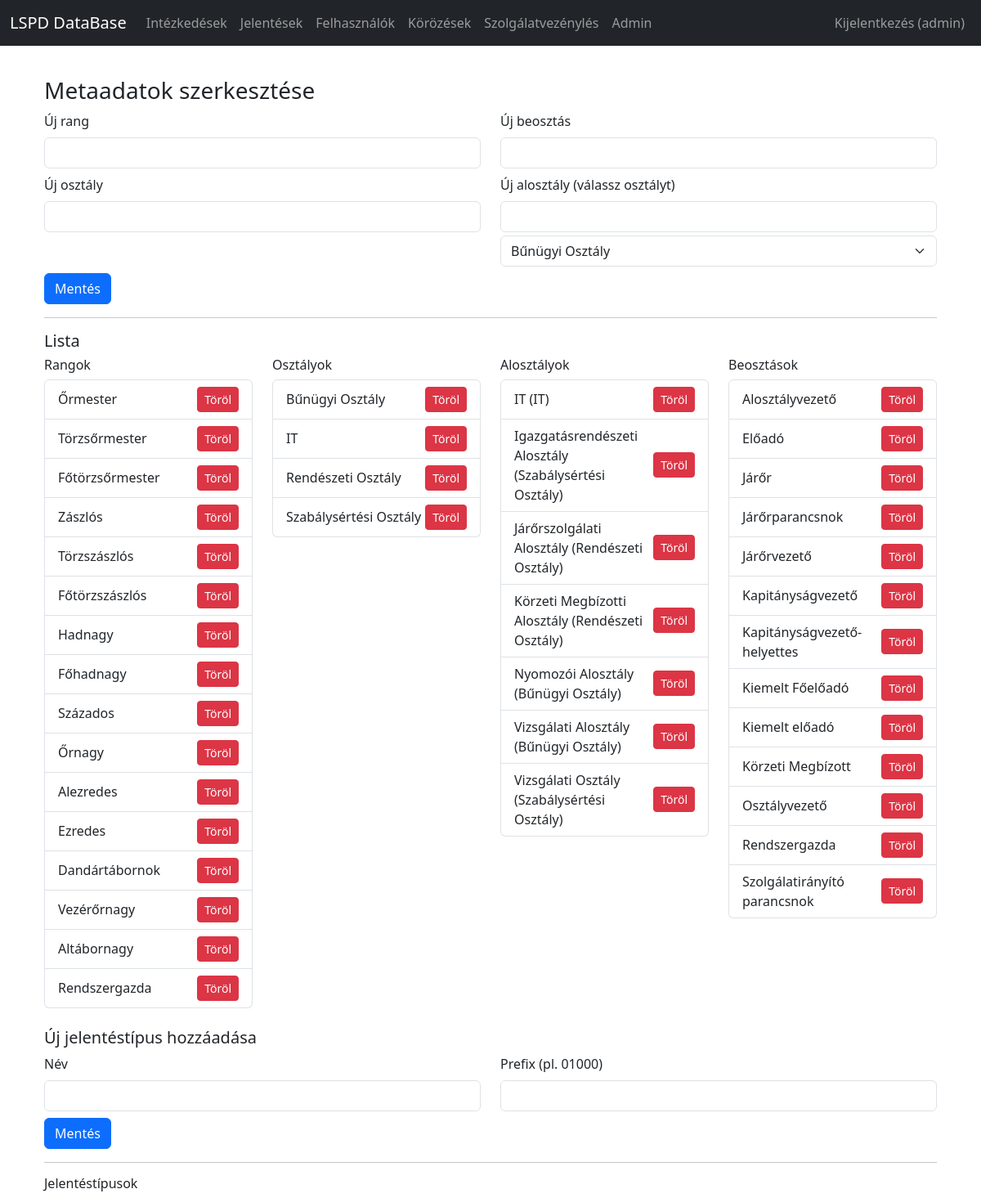
/admin/meta (signed in), run on the app's committed database.
### rendor_jelentes_app.py (models this page shows, shortened)
class User(db.Model, UserMixin):
    id = db.Column(db.Integer, primary_key=True)
    username = db.Column(db.String(80), unique=True, nullable=False)
    full_name = db.Column(db.String(120))
    password_hash = db.Column(db.String(200), nullable=False)
    role = db.Column(db.Enum(RoleEnum), default=RoleEnum.OFFICER, nullable=False)
    rank_id = db.Column(db.Integer, db.ForeignKey('rank.id'), nullable=True)
    rank = db.relationship('Rank')
    position_id = db.Column(db.Integer, db.ForeignKey('position.id'), nullable=True)
    position = db.relationship('Position')
    department_id = db.Column(db.Integer, db.ForeignKey('department.id'), nullable=True)
    department = db.relationship('Department')
    subdepartment_id = db.Column(db.Integer, db.ForeignKey('sub_department.id'), nullable=True)
    subdepartment = db.relationship('SubDepartment')
    email = db.Column(db.String(120))
    created_at = db.Column(db.DateTime, default=datetime.utcnow)
    def is_admin(self):
        return self.role == RoleEnum.ADMIN

class Rank(db.Model):
    id = db.Column(db.Integer, primary_key=True)
    name = db.Column(db.String(120), unique=True, nullable=False)

class Department(db.Model):
    id = db.Column(db.Integer, primary_key=True)
    name = db.Column(db.String(200), unique=True, nullable=False)
    subdepartments = db.relationship('SubDepartment', back_populates='department', cascade='all,delete-orphan')

class SubDepartment(db.Model):
    id = db.Column(db.Integer, primary_key=True)
    name = db.Column(db.String(200), nullable=False)
    department_id = db.Column(db.Integer, db.ForeignKey('department.id'))
    department = db.relationship('Department', back_populates='subdepartments')

class Position(db.Model):
    id = db.Column(db.Integer, primary_key=True)
    name = db.Column(db.String(120), nullable=False, unique=True)

### rendor_jelentes_app.py (the view, shortened to what this page needs)
@app.route('/admin/meta', methods=['GET','POST'])
@login_required
def admin_meta():
    if not (current_user.is_admin() or current_user.can_modify_department()):
        flash('Nincs jogosultságod módosítani a metaadatokat.', 'danger')
        return redirect(url_for('index'))
    ranks = Rank.query.order_by(Rank.id).all()
    departments = Department.query.order_by(Department.name).all()
    subdeps = SubDepartment.query.order_by(SubDepartment.name).all()
    positions = Position.query.order_by(Position.name).all()
    report_types = ReportType.query.order_by(ReportType.name).all()
    return render_template(
        'admin_meta.html',
        ranks=ranks,
        departments=departments,
        subdeps=subdeps,
        positions=positions,
        report_types=report_types
    )

### rendor_jelentes_app.py (called while the page is built)
@login_manager.user_loader
def load_user(user_id):
    return User.query.get(int(user_id))

### templates/admin_meta.html (shortened to what this page needs)
{% extends 'base.html' %}
{% block content %}
<div class="container mt-4">
    <h3>Metaadatok szerkesztése</h3>
    <form method="post" class="row gy-2">
        <div class="col-md-6">
            <label class="form-label">Új rang</label>
            <input name="rank_name" class="form-control">
        </div>
        <div class="col-md-6">
            <label class="form-label">Új beosztás</label>
            <input name="position_name" class="form-control">
        </div>
        <div class="col-md-6">
            <label class="form-label">Új osztály</label>
            <input name="department_name" class="form-control">
        </div>
        <div class="col-md-6">
            <label class="form-label">Új alosztály (válassz osztályt)</label>
            <input name="subdepartment_name" class="form-control mb-1">
            <select name="meta_department_id" class="form-select">
                {% for d in departments %}<option value="{{ d.id }}">{{ d.name }}</option>{% endfor %}
            </select>
        </div>
        <div class="col-12"><button class="btn btn-primary">Mentés</button></div>
    </form>
    <hr>
    <h5>Lista</h5>
    <div class="row">
        <div class="col-md-3">
            <h6>Rangok</h6>
            <ul class="list-group">
                {% for r in ranks %}
                <li class="list-group-item d-flex justify-content-between align-items-center">
                    {{ r.name }}
                    <a href="{{ url_for('admin_meta_delete', kind='rank', obj_id=r.id) }}" class="btn btn-sm btn-danger">Töröl</a>
                </li>
                {% endfor %}
            </ul>
        </div>
        <div class="col-md-3">
            <h6>Osztályok</h6>
            <ul class="list-group">
                {% for d in departments %}
                <li class="list-group-item d-flex justify-content-between align-items-center">
                    {{ d.name }}
                    <a href="{{ url_for('admin_meta_delete', kind='department', obj_id=d.id) }}" class="btn btn-sm btn-danger">Töröl</a>
                </li>
                {% endfor %}
            </ul>
        </div>
        <div class="col-md-3">
            <h6>Alosztályok</h6>
            <ul class="list-group">
                {% for s in subdeps %}
                <li class="list-group-item d-flex justify-content-between align-items-center">
                    {{ s.name }} ({{ s.department.name if s.department else '' }})
                    <a href="{{ url_for('admin_meta_delete', kind='subdepartment', obj_id=s.id) }}" class="btn btn-sm btn-danger">Töröl</a>
                </li>
                {% endfor %}
            </ul>
        </div>
        <div class="col-md-3">
            <h6>Beosztások</h6>
            <ul class="list-group">
                {% for p in positions %}
                <li class="list-group-item d-flex justify-content-between align-items-center">
                    {{ p.name }}
                    <a href="{{ url_for('admin_meta_delete', kind='position', obj_id=p.id) }}" class="btn btn-sm btn-danger">Töröl</a>
                </li>
                {% endfor %}
            </ul>
        </div>
    </div>
    <div class="col-12 mt-4">
        <h5>Új jelentéstípus hozzáadása</h5>
        <form method="post" class="row gy-2">
            <div class="col-md-6">
                <label class="form-label">Név</label>
                <input name="report_type_name" class="form-control">
            </div>
            <div class="col-md-6">
                <label class="form-label">Prefix (pl. 01000)</label>
                <input name="report_type_prefix" class="form-control">
            </div>
            <div class="col-12"><button class="btn btn-primary">Mentés</button></div>
        </form>
    </div>
    <hr>
    <div class="row mt-3">
        <div class="col-md-3">
            <h6>Jelentéstípusok</h6>
        </div>
    </div>
</div>
{% endblock %}

### templates/base.html (shortened to what this page needs)
<!doctype html>
<html lang="hu">
<head>
  <link href="https://cdn.jsdelivr.net/npm/bootstrap@5.3.0/dist/css/bootstrap.min.css" rel="stylesheet">
</head>
<body>
<nav class="navbar navbar-expand-lg navbar-dark bg-dark fixed-top">
  <div class="container-fluid">
    <a class="navbar-brand" href="{{ url_for('index') }}">LSPD DataBase</a>
    <div class="collapse navbar-collapse">
      <ul class="navbar-nav me-auto">
        <li class="nav-item"><a class="nav-link" href="{{ url_for('actions') }}">Intézkedések</a></li>
        <li class="nav-item"><a class="nav-link" href="{{ url_for('reports') }}">Jelentések</a></li>
        <li class="nav-item"><a class="nav-link" href="{{ url_for('list_users') }}">Felhasználók</a></li>
        <li class="nav-item"><a class="nav-link" href="{{ url_for('wanted_list') }}">Körözések</a></li>
       <li class="nav-item">
    <a class="nav-link" href="{{ url_for('shifts_redirect') }}">Szolgálatvezénylés</a>
</li>
        {% if current_user.is_authenticated and current_user.is_admin() %}
          <li class="nav-item"><a class="nav-link" href="{{ url_for('admin_index') }}">Admin</a></li>
        {% endif %}
      </ul>
      <ul class="navbar-nav ms-auto">
        {% if current_user.is_authenticated %}
          <li class="nav-item"><a class="nav-link" href="{{ url_for('logout') }}">Kijelentkezés ({{ current_user.username }})</a></li>
        {% else %}
          <li class="nav-item"><a class="nav-link" href="{{ url_for('login') }}">Belépés</a></li>
        {% endif %}
      </ul>
    </div>
  </div>
</nav>
<div class="container">
  {% block content %}{% endblock %}
</div>
</body>
</html>

### templates/base.html (style rules this page uses)
body { padding-top:70px }

### data on the page
User: username "admin"
Rank: name "Őrmester"
Rank: name "Törzsőrmester"
Rank: name "Főtörzsőrmester"
Rank: name "Zászlós"
Rank: name "Törzszászlós"
Rank: name "Főtörzszászlós"
Rank: name "Hadnagy"
Rank: name "Főhadnagy"
Rank: name "Százados"
Rank: name "Őrnagy"
Rank: name "Alezredes"
Rank: name "Ezredes"
Rank: name "Dandártábornok"
Rank: name "Vezérőrnagy"
Rank: name "Altábornagy"
Rank: name "Rendszergazda"
Department: name "Bűnügyi Osztály"
Department: name "IT"
Department: name "Rendészeti Osztály"
Department: name "Szabálysértési Osztály"
SubDepartment: name "IT", department "IT"
SubDepartment: name "Igazgatásrendészeti Alosztály", department "Szabálysértési Osztály"
SubDepartment: name "Járőrszolgálati Alosztály", department "Rendészeti Osztály"
SubDepartment: name "Körzeti Megbízotti Alosztály", department "Rendészeti Osztály"
SubDepartment: name "Nyomozói Alosztály", department "Bűnügyi Osztály"
SubDepartment: name "Vizsgálati Alosztály", department "Bűnügyi Osztály"
SubDepartment: name "Vizsgálati Osztály", department "Szabálysértési Osztály"
Position: name "Alosztályvezető"
Position: name "Előadó"
Position: name "Járőr"
Position: name "Járőrparancsnok"
Position: name "Járőrvezető"
Position: name "Kapitányságvezető"
Position: name "Kapitányságvezető-helyettes"
Position: name "Kiemelt Főelőadó"
Position: name "Kiemelt előadó"
Position: name "Körzeti Megbízott"
Position: name "Osztályvezető"
Position: name "Rendszergazda"
Position: name "Szolgálatirányító parancsnok"

### other printed values
form field meta_department_id "Bűnügyi Osztály"
